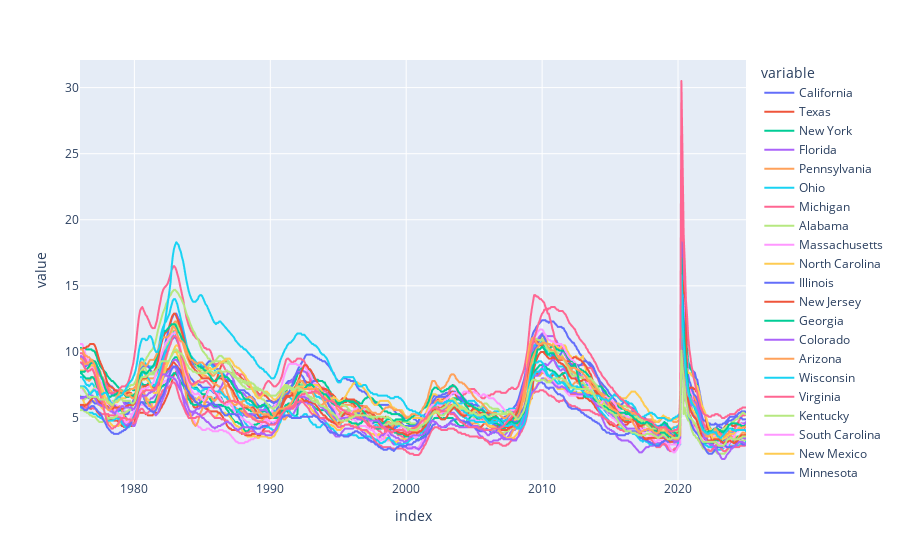

Source (notebook cell):
### Code cell
px.line(uemp_states)

### Figure 1 — Plotly figure (JSON) as saved in the notebook; plotly's stock layout.template omitted (floating-point values rounded to 4 significant figures; data arrays with more than 128 entries replaced by an {"elided": "..."} marker saying what was removed)
{"data": [{"hovertemplate": "variable=California<br>index=%{x}<br>value=%{y}<extra></extra>", "legendgroup": "California", "line": {"color": "#636efa", "dash": "solid"}, "marker": {"symbol": "circle"}, "mode": "lines", "name": "California", "showlegend": true, "type": "scattergl", "x": {"elided": "589 str values"}, "xaxis": "x", "y": {"elided": "589 float values"}, "yaxis": "y"}, {"hovertemplate": "variable=Texas<br>index=%{x}<br>value=%{y}<extra></extra>", "legendgroup": "Texas", "line": {"color": "#EF553B", "dash": "solid"}, "marker": {"symbol": "circle"}, "mode": "lines", "name": "Texas", "showlegend": true, "type": "scattergl", "x": {"elided": "589 str values"}, "xaxis": "x", "y": {"elided": "589 float values"}, "yaxis": "y"}, {"hovertemplate": "variable=New York<br>index=%{x}<br>value=%{y}<extra></extra>", "legendgroup": "New York", "line": {"color": "#00cc96", "dash": "solid"}, "marker": {"symbol": "circle"}, "mode": "lines", "name": "New York", "showlegend": true, "type": "scattergl", "x": {"elided": "589 str values"}, "xaxis": "x", "y": {"elided": "589 float values"}, "yaxis": "y"}, {"hovertemplate": "variable=Florida<br>index=%{x}<br>value=%{y}<extra></extra>", "legendgroup": "Florida", "line": {"color": "#ab63fa", "dash": "solid"}, "marker": {"symbol": "circle"}, "mode": "lines", "name": "Florida", "showlegend": true, "type": "scattergl", "x": {"elided": "589 str values"}, "xaxis": "x", "y": {"elided": "589 float values"}, "yaxis": "y"}, {"hovertemplate": "variable=Pennsylvania<br>index=%{x}<br>value=%{y}<extra></extra>", "legendgroup": "Pennsylvania", "line": {"color": "#FFA15A", "dash": "solid"}, "marker": {"symbol": "circle"}, "mode": "lines", "name": "Pennsylvania", "showlegend": true, "type": "scattergl", "x": {"elided": "589 str values"}, "xaxis": "x", "y": {"elided": "589 float values"}, "yaxis": "y"}, {"hovertemplate": "variable=Ohio<br>index=%{x}<br>value=%{y}<extra></extra>", "legendgroup": "Ohio", "line": {"color": "#19d3f3", "dash": "solid"}, "marker": {"symbol": "circle"}, "mode": "lines", "name": "Ohio", "showlegend": true, "type": "scattergl", "x": {"elided": "589 str values"}, "xaxis": "x", "y": {"elided": "589 float values"}, "yaxis": "y"}, {"hovertemplate": "variable=Michigan<br>index=%{x}<br>value=%{y}<extra></extra>", "legendgroup": "Michigan", "line": {"color": "#FF6692", "dash": "solid"}, "marker": {"symbol": "circle"}, "mode": "lines", "name": "Michigan", "showlegend": true, "type": "scattergl", "x": {"elided": "589 str values"}, "xaxis": "x", "y": {"elided": "589 float values"}, "yaxis": "y"}, {"hovertemplate": "variable=Alabama<br>index=%{x}<br>value=%{y}<extra></extra>", "legendgroup": "Alabama", "line": {"color": "#B6E880", "dash": "solid"}, "marker": {"symbol": "circle"}, "mode": "lines", "name": "Alabama", "showlegend": true, "type": "scattergl", "x": {"elided": "589 str values"}, "xaxis": "x", "y": {"elided": "589 float values"}, "yaxis": "y"}, {"hovertemplate": "variable=Massachusetts<br>index=%{x}<br>value=%{y}<extra></extra>", "legendgroup": "Massachusetts", "line": {"color": "#FF97FF", "dash": "solid"}, "marker": {"symbol": "circle"}, "mode": "lines", "name": "Massachusetts", "showlegend": true, "type": "scattergl", "x": {"elided": "589 str values"}, "xaxis": "x", "y": {"elided": "589 float values"}, "yaxis": "y"}, {"hovertemplate": "variable=North Carolina<br>index=%{x}<br>value=%{y}<extra></extra>", "legendgroup": "North Carolina", "line": {"color": "#FECB52", "dash": "solid"}, "marker": {"symbol": "circle"}, "mode": "lines", "name": "North Carolina", "showlegend": true, "type": "scattergl", "x": {"elided": "589 str values"}, "xaxis": "x", "y": {"elided": "589 float values"}, "yaxis": "y"}, {"hovertemplate": "variable=Illinois<br>index=%{x}<br>value=%{y}<extra></extra>", "legendgroup": "Illinois", "line": {"color": "#636efa", "dash": "solid"}, "marker": {"symbol": "circle"}, "mode": "lines", "name": "Illinois", "showlegend": true, "type": "scattergl", "x": {"elided": "589 str values"}, "xaxis": "x", "y": {"elided": "589 float values"}, "yaxis": "y"}, {"hovertemplate": "variable=New Jersey<br>index=%{x}<br>value=%{y}<extra></extra>", "legendgroup": "New Jersey", "line": {"color": "#EF553B", "dash": "solid"}, "marker": {"symbol": "circle"}, "mode": "lines", "name": "New Jersey", "showlegend": true, "type": "scattergl", "x": {"elided": "589 str values"}, "xaxis": "x", "y": {"elided": "589 float values"}, "yaxis": "y"}, {"hovertemplate": "variable=Georgia<br>index=%{x}<br>value=%{y}<extra></extra>", "legendgroup": "Georgia", "line": {"color": "#00cc96", "dash": "solid"}, "marker": {"symbol": "circle"}, "mode": "lines", "name": "Georgia", "showlegend": true, "type": "scattergl", "x": {"elided": "589 str values"}, "xaxis": "x", "y": {"elided": "589 float values"}, "yaxis": "y"}, {"hovertemplate": "variable=Colorado<br>index=%{x}<br>value=%{y}<extra></extra>", "legendgroup": "Colorado", "line": {"color": "#ab63fa", "dash": "solid"}, "marker": {"symbol": "circle"}, "mode": "lines", "name": "Colorado", "showlegend": true, "type": "scattergl", "x": {"elided": "589 str values"}, "xaxis": "x", "y": {"elided": "589 float values"}, "yaxis": "y"}, {"hovertemplate": "variable=Arizona<br>index=%{x}<br>value=%{y}<extra></extra>", "legendgroup": "Arizona", "line": {"color": "#FFA15A", "dash": "solid"}, "marker": {"symbol": "circle"}, "mode": "lines", "name": "Arizona", "showlegend": true, "type": "scattergl", "x": {"elided": "589 str values"}, "xaxis": "x", "y": {"elided": "589 float values"}, "yaxis": "y"}, {"hovertemplate": "variable=Wisconsin<br>index=%{x}<br>value=%{y}<extra></extra>", "legendgroup": "Wisconsin", "line": {"color": "#19d3f3", "dash": "solid"}, "marker": {"symbol": "circle"}, "mode": "lines", "name": "Wisconsin", "showlegend": true, "type": "scattergl", "x": {"elided": "589 str values"}, "xaxis": "x", "y": {"elided": "589 float values"}, "yaxis": "y"}, {"hovertemplate": "variable=Virginia<br>index=%{x}<br>value=%{y}<extra></extra>", "legendgroup": "Virginia", "line": {"color": "#FF6692", "dash": "solid"}, "marker": {"symbol": "circle"}, "mode": "lines", "name": "Virginia", "showlegend": true, "type": "scattergl", "x": {"elided": "589 str values"}, "xaxis": "x", "y": {"elided": "589 float values"}, "yaxis": "y"}, {"hovertemplate": "variable=Kentucky<br>index=%{x}<br>value=%{y}<extra></extra>", "legendgroup": "Kentucky", "line": {"color": "#B6E880", "dash": "solid"}, "marker": {"symbol": "circle"}, "mode": "lines", "name": "Kentucky", "showlegend": true, "type": "scattergl", "x": {"elided": "589 str values"}, "xaxis": "x", "y": {"elided": "589 float values"}, "yaxis": "y"}, {"hovertemplate": "variable=South Carolina<br>index=%{x}<br>value=%{y}<extra></extra>", "legendgroup": "South Carolina", "line": {"color": "#FF97FF", "dash": "solid"}, "marker": {"symbol": "circle"}, "mode": "lines", "name": "South Carolina", "showlegend": true, "type": "scattergl", "x": {"elided": "589 str values"}, "xaxis": "x", "y": {"elided": "589 float values"}, "yaxis": "y"}, {"hovertemplate": "variable=New Mexico<br>index=%{x}<br>value=%{y}<extra></extra>", "legendgroup": "New Mexico", "line": {"color": "#FECB52", "dash": "solid"}, "marker": {"symbol": "circle"}, "mode": "lines", "name": "New Mexico", "showlegend": true, "type": "scattergl", "x": {"elided": "589 str values"}, "xaxis": "x", "y": {"elided": "589 float values"}, "yaxis": "y"}, {"hovertemplate": "variable=Minnesota<br>index=%{x}<br>value=%{y}<extra></extra>", "legendgroup": "Minnesota", "line": {"color": "#636efa", "dash": "solid"}, "marker": {"symbol": "circle"}, "mode": "lines", "name": "Minnesota", "showlegend": true, "type": "scattergl", "x": {"elided": "589 str values"}, "xaxis": "x", "y": {"elided": "589 float values"}, "yaxis": "y"}, {"hovertemplate": "variable=Tennessee<br>index=%{x}<br>value=%{y}<extra></extra>", "legendgroup": "Tennessee", "line": {"color": "#EF553B", "dash": "solid"}, "marker": {"symbol": "circle"}, "mode": "lines", "name": "Tennessee", "showlegend": true, "type": "scattergl", "x": {"elided": "589 str values"}, "xaxis": "x", "y": {"elided": "589 float values"}, "yaxis": "y"}, {"hovertemplate": "variable=Washington<br>index=%{x}<br>value=%{y}<extra></extra>", "legendgroup": "Washington", "line": {"color": "#00cc96", "dash": "solid"}, "marker": {"symbol": "circle"}, "mode": "lines", "name": "Washington", "showlegend": true, "type": "scattergl", "x": {"elided": "589 str values"}, "xaxis": "x", "y": {"elided": "589 float values"}, "yaxis": "y"}, {"hovertemplate": "variable=Maryland<br>index=%{x}<br>value=%{y}<extra></extra>", "legendgroup": "Maryland", "line": {"color": "#ab63fa", "dash": "solid"}, "marker": {"symbol": "circle"}, "mode": "lines", "name": "Maryland", "showlegend": true, "type": "scattergl", "x": {"elided": "589 str values"}, "xaxis": "x", "y": {"elided": "589 float values"}, "yaxis": "y"}, {"hovertemplate": "variable=Oregon<br>index=%{x}<br>value=%{y}<extra></extra>", "legendgroup": "Oregon", "line": {"color": "#FFA15A", "dash": "solid"}, "marker": {"symbol": "circle"}, "mode": "lines", "name": "Oregon", "showlegend": true, "type": "scattergl", "x": {"elided": "589 str values"}, "xaxis": "x", "y": {"elided": "589 float values"}, "yaxis": "y"}, {"hovertemplate": "variable=West Virginia<br>index=%{x}<br>value=%{y}<extra></extra>", "legendgroup": "West Virginia", "line": {"color": "#19d3f3", "dash": "solid"}, "marker": {"symbol": "circle"}, "mode": "lines", "name": "West Virginia", "showlegend": true, "type": "scattergl", "x": {"elided": "589 str values"}, "xaxis": "x", "y": {"elided": "589 float values"}, "yaxis": "y"}, {"hovertemplate": "variable=Nevada<br>index=%{x}<br>value=%{y}<extra></extra>", "legendgroup": "Nevada", "line": {"color": "#FF6692", "dash": "solid"}, "marker": {"symbol": "circle"}, "mode": "lines", "name": "Nevada", "showlegend": true, "type": "scattergl", "x": {"elided": "589 str values"}, "xaxis": "x", "y": {"elided": "589 float values"}, "yaxis": "y"}, {"hovertemplate": "variable=Arkansas<br>index=%{x}<br>value=%{y}<extra></extra>", "legendgroup": "Arkansas", "line": {"color": "#B6E880", "dash": "solid"}, "marker": {"symbol": "circle"}, "mode": "lines", "name": "Arkansas", "showlegend": true, "type": "scattergl", "x": {"elided": "589 str values"}, "xaxis": "x", "y": {"elided": "589 float values"}, "yaxis": "y"}], "layout": {"legend": {"title": {"text": "variable"}, "tracegroupgap": 0}, "margin": {"t": 60}, "xaxis": {"anchor": "y", "domain": [0, 1], "title": {"text": "index"}}, "yaxis": {"anchor": "x", "domain": [0, 1], "title": {"text": "value"}}}}
